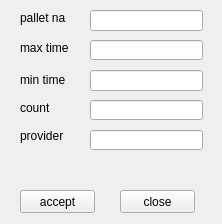
<?xml version="1.0" encoding="UTF-8"?>
<ui version="4.0">
 <class>AddOrderClass</class>
 <widget class="QWidget" name="AddOrderClass">
  <property name="geometry">
   <rect>
    <x>0</x>
    <y>0</y>
    <width>222</width>
    <height>224</height>
   </rect>
  </property>
  <property name="windowTitle">
   <string>سفارش جدید</string>
  </property>
  <widget class="QLineEdit" name="lineEdit">
   <property name="geometry">
    <rect>
     <x>90</x>
     <y>10</y>
     <width>113</width>
     <height>21</height>
    </rect>
   </property>
  </widget>
  <widget class="QLabel" name="label">
   <property name="geometry">
    <rect>
     <x>20</x>
     <y>10</y>
     <width>46</width>
     <height>16</height>
    </rect>
   </property>
   <property name="text">
    <string>pallet name</string>
   </property>
  </widget>
  <widget class="QPushButton" name="pushButton">
   <property name="geometry">
    <rect>
     <x>20</x>
     <y>190</y>
     <width>75</width>
     <height>23</height>
    </rect>
   </property>
   <property name="text">
    <string>accept</string>
   </property>
  </widget>
  <widget class="QPushButton" name="pushButton_2">
   <property name="geometry">
    <rect>
     <x>120</x>
     <y>190</y>
     <width>75</width>
     <height>23</height>
    </rect>
   </property>
   <property name="text">
    <string>close</string>
   </property>
  </widget>
  <widget class="QLineEdit" name="lineEdit_2">
   <property name="geometry">
    <rect>
     <x>90</x>
     <y>40</y>
     <width>113</width>
     <height>20</height>
    </rect>
   </property>
  </widget>
  <widget class="QLineEdit" name="lineEdit_3">
   <property name="geometry">
    <rect>
     <x>90</x>
     <y>70</y>
     <width>113</width>
     <height>21</height>
    </rect>
   </property>
  </widget>
  <widget class="QLineEdit" name="lineEdit_4">
   <property name="geometry">
    <rect>
     <x>90</x>
     <y>100</y>
     <width>113</width>
     <height>20</height>
    </rect>
   </property>
  </widget>
  <widget class="QLineEdit" name="lineEdit_5">
   <property name="geometry">
    <rect>
     <x>90</x>
     <y>130</y>
     <width>113</width>
     <height>20</height>
    </rect>
   </property>
  </widget>
  <widget class="QLabel" name="label_2">
   <property name="geometry">
    <rect>
     <x>20</x>
     <y>40</y>
     <width>51</width>
     <height>16</height>
    </rect>
   </property>
   <property name="text">
    <string>max time</string>
   </property>
  </widget>
  <widget class="QLabel" name="label_3">
   <property name="geometry">
    <rect>
     <x>20</x>
     <y>70</y>
     <width>51</width>
     <height>20</height>
    </rect>
   </property>
   <property name="text">
    <string>min time</string>
   </property>
  </widget>
  <widget class="QLabel" name="label_5">
   <property name="geometry">
    <rect>
     <x>20</x>
     <y>120</y>
     <width>46</width>
     <height>31</height>
    </rect>
   </property>
   <property name="text">
    <string>provider</string>
   </property>
  </widget>
  <widget class="QLabel" name="label_9">
   <property name="geometry">
    <rect>
     <x>20</x>
     <y>100</y>
     <width>51</width>
     <height>16</height>
    </rect>
   </property>
   <property name="text">
    <string>count</string>
   </property>
  </widget>
 </widget>
 <layoutdefault spacing="6" margin="11"/>
 <tabstops>
  <tabstop>lineEdit</tabstop>
  <tabstop>lineEdit_2</tabstop>
  <tabstop>lineEdit_3</tabstop>
  <tabstop>lineEdit_4</tabstop>
  <tabstop>lineEdit_5</tabstop>
  <tabstop>pushButton</tabstop>
  <tabstop>pushButton_2</tabstop>
 </tabstops>
 <resources/>
 <connections/>
</ui>
